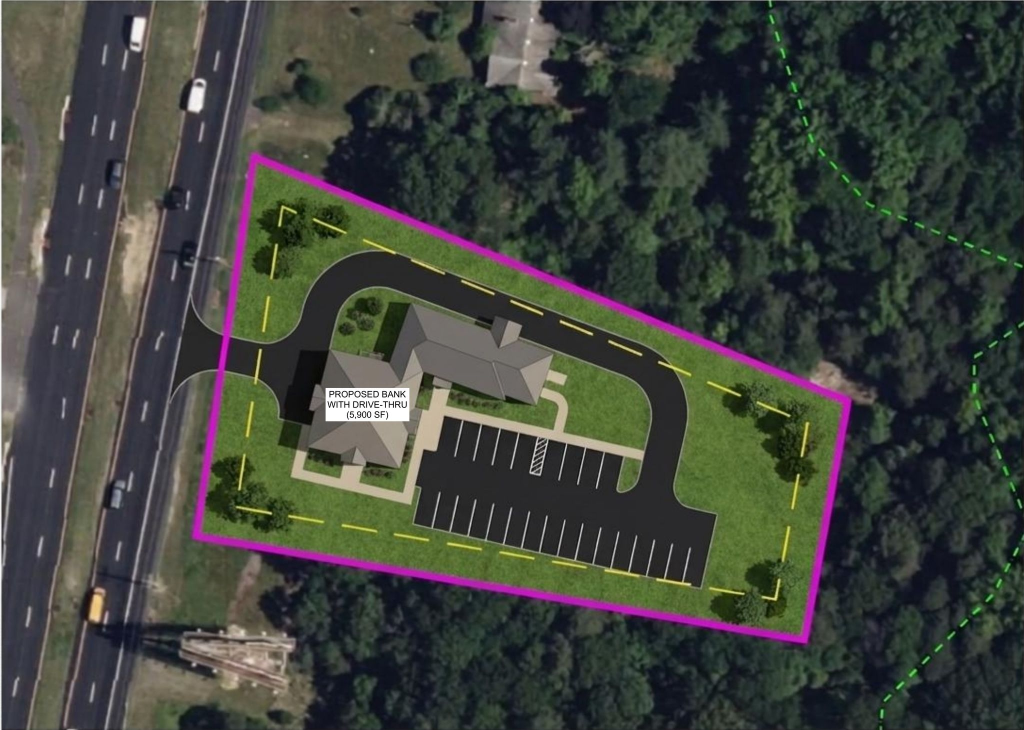
#> input picture assets/plan.jpg, 2048 x 1460 px (shown at 1/2 size)
$ python -i watermark.py   (imports and definitions only)
#> lines starting #> are read from the running program, lines starting #| are printed output that depends on the picture
"""Bake a Forma preview watermark into an image.

    python3 tools/watermark.py in.jpg out.jpg [--dark]

Tiles a diagonal FORMA · PREVIEW mark across the whole image and adds a corner
badge, so a screenshot of a preview page can't be used as finished marketing.
"""
import math
import sys
from PIL import Image, ImageDraw, ImageFont

FONT_BOLD = "/usr/share/fonts/opentype/inter/Inter-ExtraBold.otf"
FONT_MED = "/usr/share/fonts/opentype/inter/Inter-SemiBold.otf"


def watermark(src, dst, dark=False, max_w=2000):
#> called with src = '../assets/plan.jpg', dst = 'out.png', dark = False, max_w = 2000
    im = Image.open(src).convert("RGB")
#> im is the input picture: PIL image 2048x1460 RGB; mean R, G, B 64, 67.3, 60.3
    if im.width > max_w:
        im = im.resize((max_w, round(im.height * max_w / im.width)), Image.LANCZOS)
#> im: PIL image 2000x1426 RGB
    W, H = im.size
#> W = 2000; H = 1426
    ink = (14, 14, 14) if dark else (255, 255, 255)

    # diagonal tiled mark
    size = max(24, W // 46)
#> size = 43
    f = ImageFont.truetype(FONT_BOLD, size)
    text = "FORMA  ·  PREVIEW  ·  NOT FOR MARKETING"
    tw = int(f.getlength(text)) + size * 3
#> tw = 1061
    th = size * 4
#> th = 172
    diag = int(math.hypot(W, H)) + tw
#> diag = 3517
    layer = Image.new("RGBA", (diag, diag), (0, 0, 0, 0))
#> layer: PIL image 3517x3517 RGBA; every value is 0
    d = ImageDraw.Draw(layer)
    alpha = 34 if dark else 58
    for row, y in enumerate(range(0, diag, th)):
        off = (row % 2) * (tw // 2)
        for x in range(-tw, diag, tw):
            d.text((x + off, y), text, font=f, fill=ink + (alpha,))
    layer = layer.rotate(28, resample=Image.BICUBIC)
    lx, ly = (layer.width - W) // 2, (layer.height - H) // 2
#> lx = 758; ly = 1045
    layer = layer.crop((lx, ly, lx + W, ly + H))
#> layer: PIL image 2000x1426 RGBA
    out = Image.alpha_composite(im.convert("RGBA"), layer)
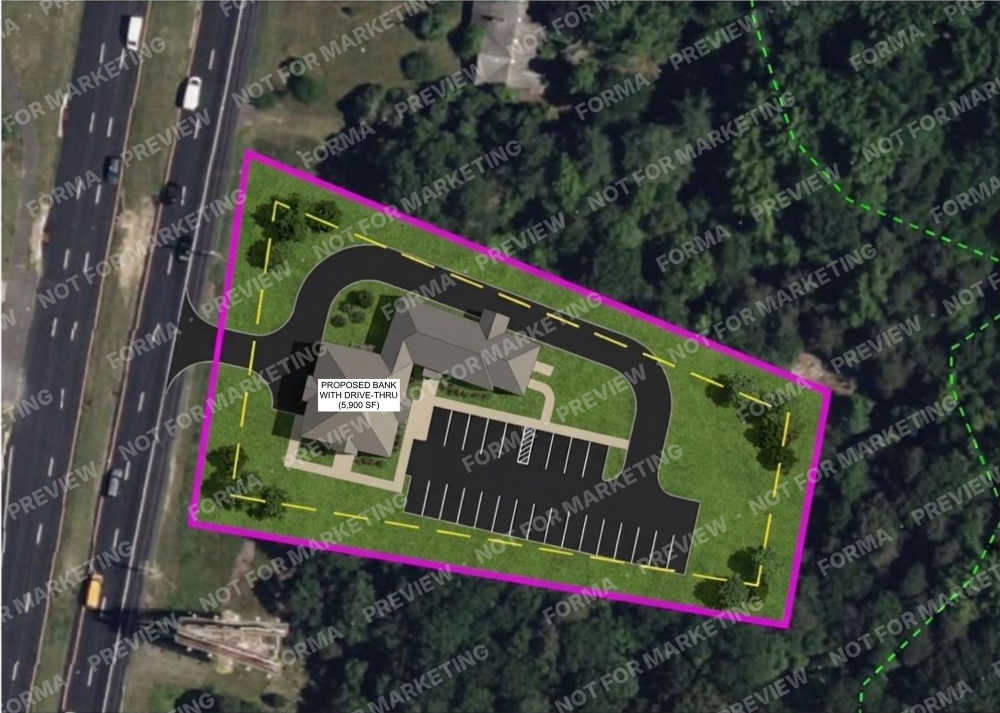
#> out: PIL image 2000x1426 RGBA (shown at 1/2 size); mean R, G, B, A 67.4, 70.6, 63.7, 255

    # corner badge
    d = ImageDraw.Draw(out)
    bs = max(14, W // 90)
#> bs = 22
    bf = ImageFont.truetype(FONT_MED, bs)
    label = "PRELIMINARY PREVIEW · FORMADESIGNS.IO"
    pad = bs // 1.2
#> pad = 18
    bw, bh = bf.getlength(label) + pad * 2, bs + pad * 2
#> bw = 516; bh = 58
    x0, y0 = W - bw - bs, H - bh - bs
#> x0 = 1462; y0 = 1346
    d.rectangle([x0, y0, x0 + bw, y0 + bh], fill=(14, 14, 14, 215))
    d.text((x0 + pad, y0 + pad - bs * 0.12), label, font=bf, fill=(220, 187, 122, 255))
    out.convert("RGB").save(dst, "JPEG", quality=84, optimize=True, progressive=True)
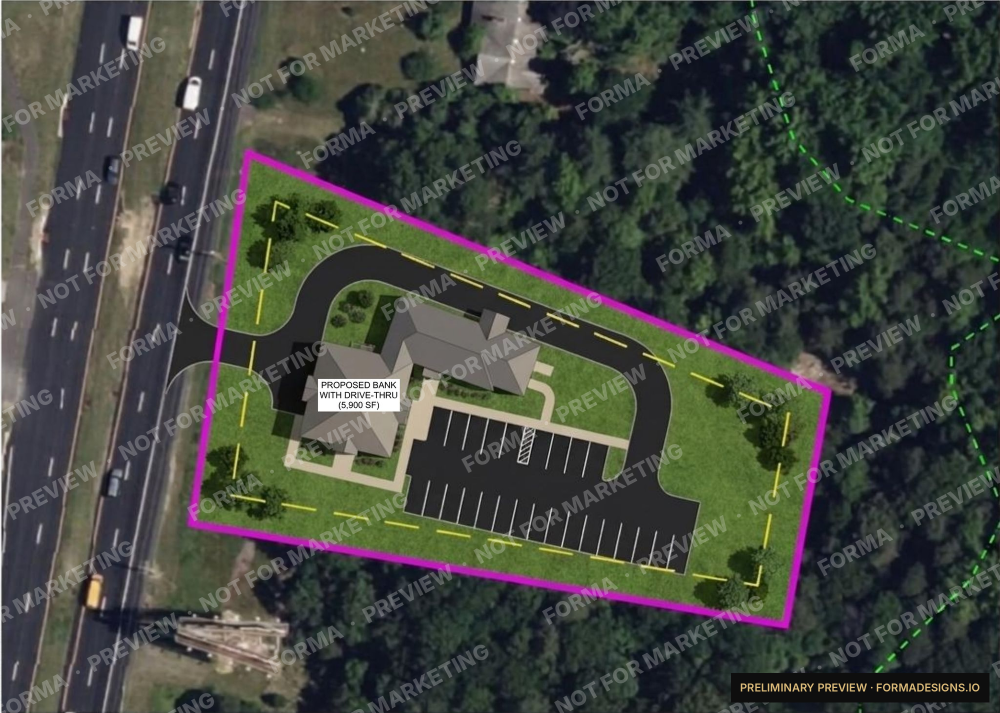
#> saved as out.png: PIL image 2000x1426 RGB (shown at 1/2 size); mean R, G, B 67.4, 70.5, 63.5
    return dst


# [3 lines not run here, left out]

>>> result = watermark('../assets/plan.jpg', 'out.png')
